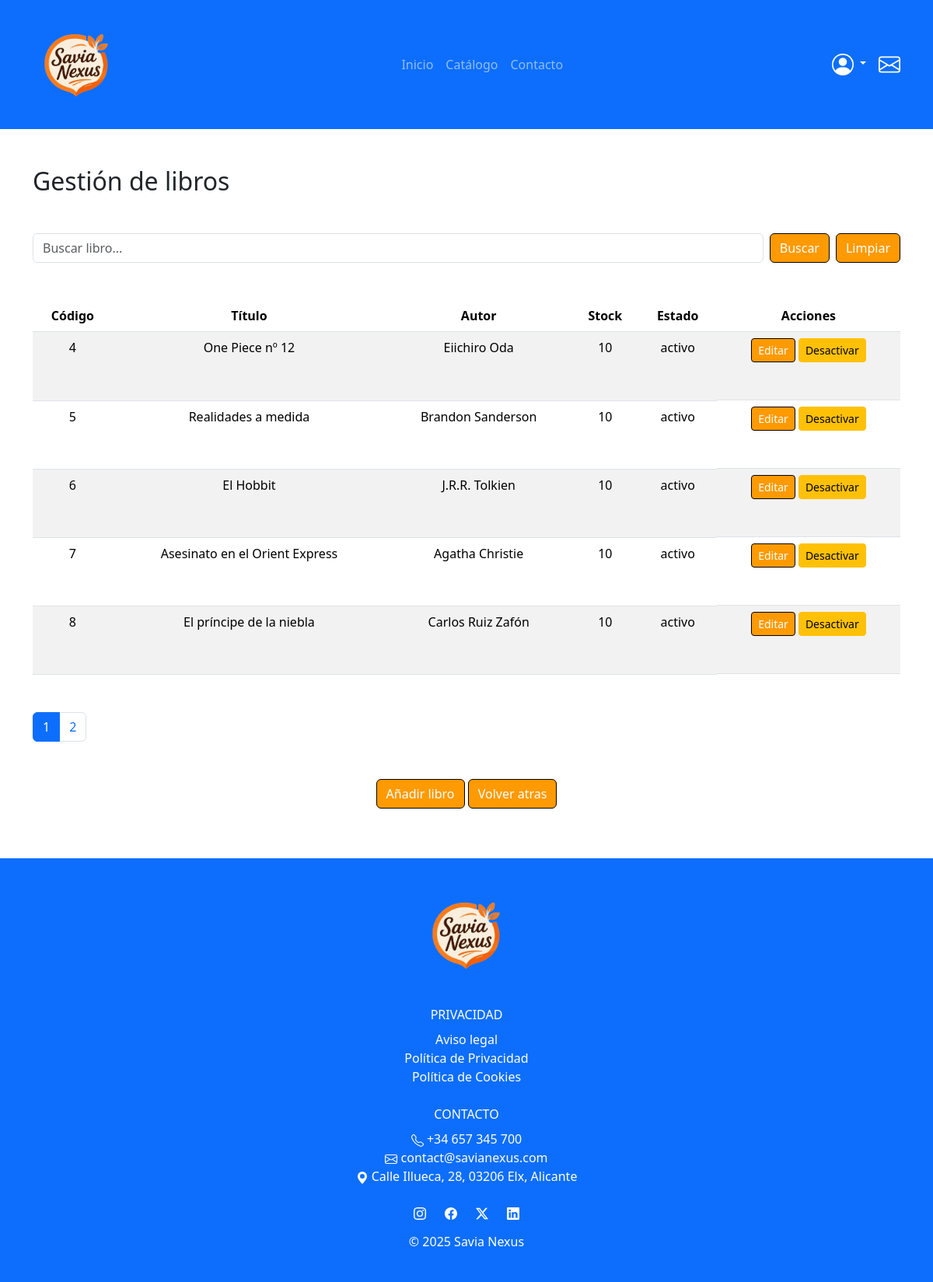
Before: /admin/books.php (signed in) with the older database file.
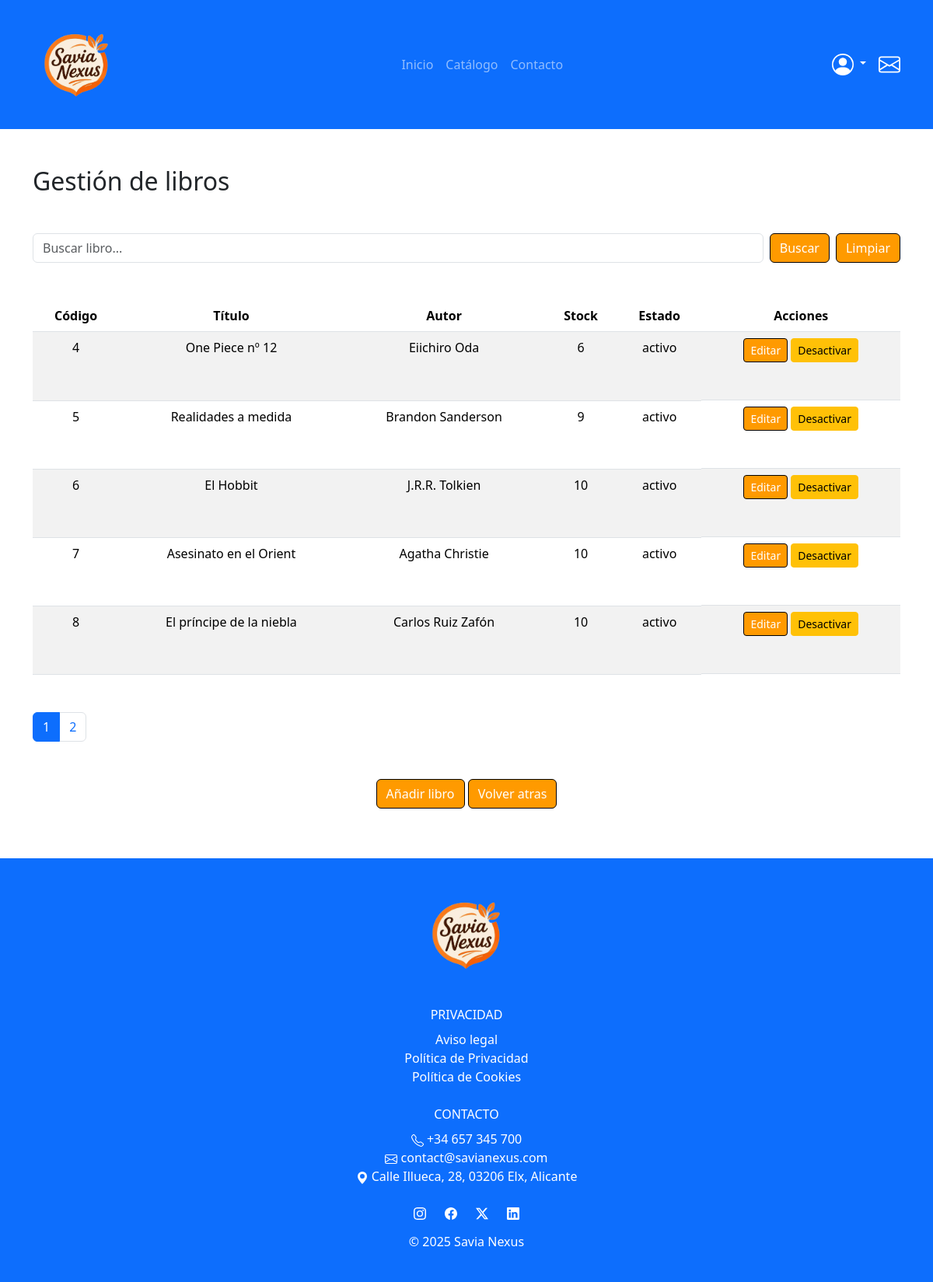
After: the same page with the newer database file.
### tables this page shows
CREATE TABLE `libros` (
  `codigo` int(11) NOT NULL,
  `titulo` varchar(50) NOT NULL,
  `isbn` varchar(30) NOT NULL,
  `autor` varchar(50) DEFAULT NULL,
  `editorial` varchar(50) DEFAULT NULL,
  `descripcion` varchar(250) DEFAULT NULL,
  `imagen` varchar(255) DEFAULT NULL,
  `stock` int(11) DEFAULT 1,
  `codCategoria` int(11) DEFAULT NULL,
  `activo` enum('activo','inactivo') DEFAULT 'activo'
);

### models/Book.php (called while the page is built, shortened)
<?php
require_once 'Resource.php';
class Book extends Resource {
    public function getAll(
        string $search,
        string $column,
        string $order,
        int $limit,
        int $offset
    ) {
        $columnsBook = ['codigo', 'titulo', 'autor', 'isbn', 'stock', 'activo'];
        $order = ($order === 'DESC') ? 'DESC' : 'ASC';
        $sql = "SELECT * from libros
                WHERE titulo LIKE :search
                    or autor LIKE :search
                    or isbn LIKE :search
                ORDER BY $column $order
                LIMIT :limit OFFSET :offset";
        $stmt = $this->pdo->prepare($sql);
        $stmt->bindValue(':search', "%$search%", PDO::PARAM_STR);
        $stmt->bindValue(':limit', $limit, PDO::PARAM_INT);
        $stmt->bindValue(':offset', $offset, PDO::PARAM_INT);
        $stmt->execute();
        return $stmt->fetchAll();
    }
}
?>

### models/Resource.php (called while the page is built, shortened)
<?php
class Resource {
    public function __construct (PDO $pdo) {
        $this->pdo = $pdo;
    }
}

### public/admin/books.php (the view, shortened to what the changed rows need)
<?php
require_once __DIR__ . '/../../includes/config.php';
require_once __DIR__ . '/../../models/Book.php';
$bookModel = new Book($pdo);
$search = Validation::sanitize($_GET['search'] ?? '');
$column = $_GET['column'] ?? 'codigo';
$order = $_GET['order'] ?? 'ASC';
$page = max(1, (int)($_GET['page'] ?? 1));
$perPage = 5;
$offset = ($page -1) * $perPage;
$order = ($order === 'DESC') ? 'DESC' : 'ASC';
$alternateOrder = ($order === 'ASC') ? 'DESC' : 'ASC';
$books = $bookModel->getAll(
    $search,
    $column,
    $order,
    $perPage,
    $offset
);
?>
<?php include __DIR__ . '/../../includes/head.php'; ?>
<body>
    <div class="container mt-5 mb-5">
        <h2 class="mb-5">Gestión de libros</h2>
        <div class="table-responsive">
            <table class="table table-striped mb-5 text-center">
                <thead>
                    <tr class="text-center">
                        <th>
                            <a href="?column=codigo&order=<?= $alternateOrder ?>&search=<?= urlencode($search) ?>">
                                Código
                            </a>
                        </th>
                        <th>
                            <a href="?column=titulo&order=<?= $alternateOrder ?>&search=<?= urlencode($search) ?>">
                                Título
                            </a>
                        </th>
                        <th>
                            <a href="?column=autor&order=<?= $alternateOrder ?>&search=<?= urlencode($search) ?>">
                                Autor
                            </a>
                        </th>
                        <th>
                            <a href="?column=stock&order=<?= $alternateOrder ?>&search=<?= urlencode($search) ?>">
                                Stock
                            </a>
                        </th>
                        <th>
                            <a href="?column=activo&order=<?= $alternateOrder ?>&search=<?= urlencode($search) ?>">
                                Estado
                            </a>
                        </th>
                        <th>Acciones</th>
                    </tr>
                </thead>
                <tbody>
                    <?php foreach ($books as $book): ?>
                        <tr>
                            <td><?= $book['codigo'] ?></td>
                            <td><?= htmlspecialchars($book['titulo']) ?></td>
                            <td><?= htmlspecialchars($book['autor']) ?></td>
                            <td><?= (int)$book['stock'] ?></td>
                            <td><?= htmlspecialchars($book['activo']) ?></td>
                            <td class="d-flex gap-1 pb-5 justify-content-center align-items-center">
                                <a href="book_edit.php?id=<?= $book['codigo'] ?>" class="btn btn-sm btn-primary">
                                    Editar
                                </a>
                                <form method="post" onsubmit="return confirm('¿Quieres cambiar el estado del libro: <?= htmlspecialchars($book['titulo']) ?>?');">
                                    <button class="btn btn-sm btn-warning">
                                        <?= $book['activo'] === 'activo' ? 'Desactivar' : 'Activar' ?>
                                    </button>
                                </form>
                            </td>
                        </tr>
                    <?php endforeach; ?>
                </tbody>
            </table>
        </div>
    </div>
</body>
</html>

Changed rows visible on the page:
changed libros "One Piece nº 12": stock "10" → "6"
changed libros "Realidades a medida": stock "10" → "9"
changed libros "Agatha Christie": titulo "Asesinato en el Orient Express" → "Asesinato en el Orient"
